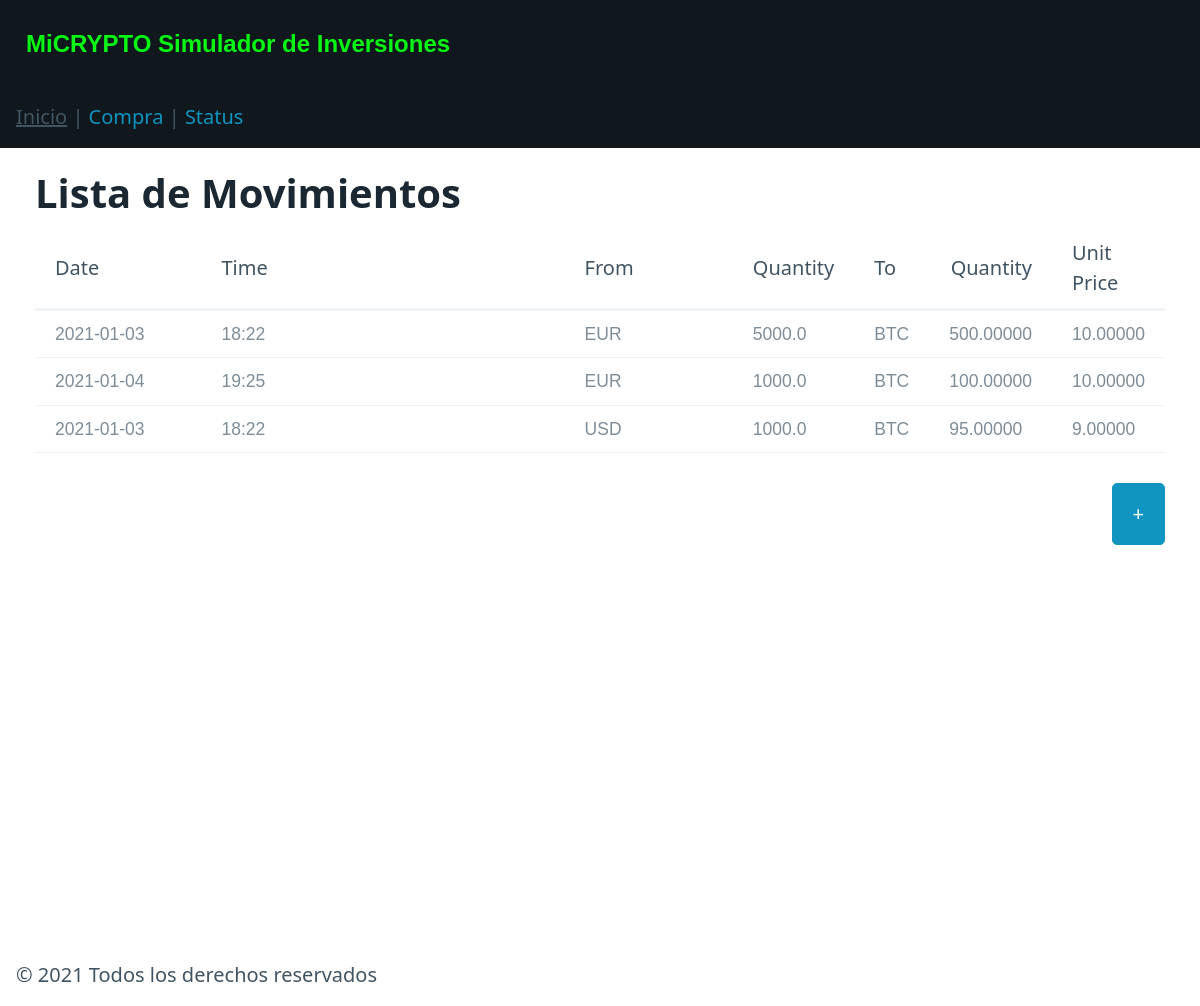
Before: / with the older database file.
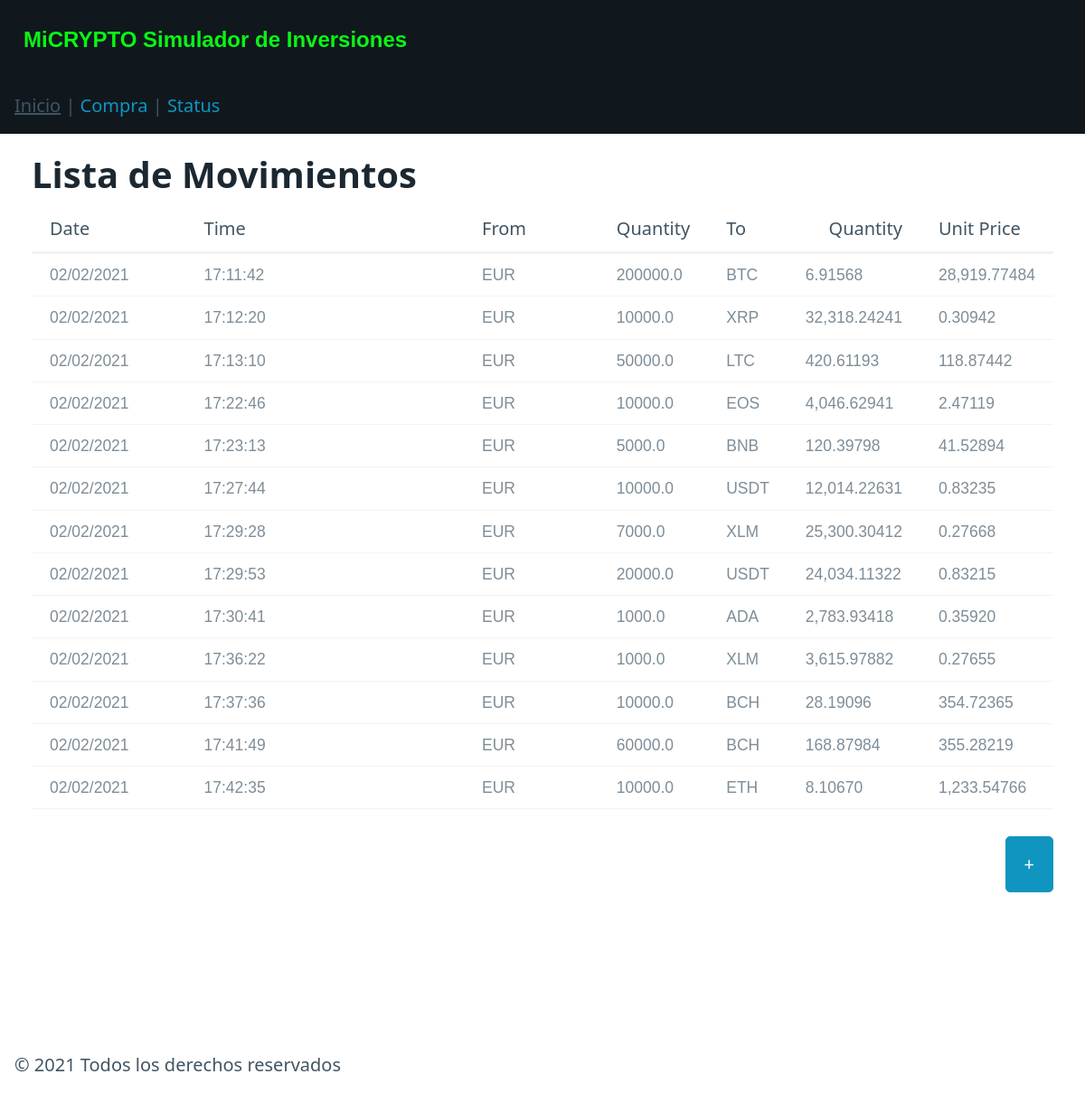
After: the same page with the newer database file.
### tables this page shows
CREATE TABLE "Movimientos" (
	"date"	TEXT NOT NULL,
	"time"	TEXT NOT NULL,
	"from_currency"	TEXT NOT NULL,
	"from_quantity"	REAL NOT NULL,
	"to_currency"	TEXT NOT NULL,
	"to_quantity"	REAL NOT NULL,
	"PU"	REAL NOT NULL
);

### movimientos/views.py (the view)
@app.route('/')
def listaMovimientos():
    try:
        ingresos = bbdd.dbconsulta('SELECT date, time, from_currency, from_quantity, to_currency, to_quantity, pu FROM movimientos')
        return render_template ('listaMovimientos.html', menu='listaMovimientos', ingresos=ingresos)
    except sqlite3.Error:
        ingresos = None
        errorDB = "an error has occurred in the database, try again in a few minutes"
        return render_template('listaMovimientos.html', menu='listaMovimientos', errorDB=errorDB, ingresos=ingresos)

### movimientos/bbdd.py (called while the page is built)
def dbconsulta(consulta, params=()):
    conn = sqlite3.connect(DBFILE)
    cursor = conn.cursor()
    cursor.execute(consulta, params)
    resultado= cursor.fetchall()
    if len(resultado) == 0:
        resultado = None
    conn.commit()
    conn.close()
    return resultado

### movimientos/templates/listaMovimientos.html (shortened to what this page needs)
{% extends 'base.html' %}
{% block contenido %}
    <h1 class="title">Lista de Movimientos </h1>
    <table WIDTH="80%" class="primary">
        <thead>
            <tr>
                <th class="Fecha">Date</th>
                <th class="Hora">Time</th>
                <th class="From">From</th>
                <th class="Quantity">Quantity</th>
                <th class="To">To</th>
                <th class="Quantity">Quantity</th>
                <th class="P.U.">Unit Price</th>
            </tr>
        </thead>
        <tbody>
        {% if not ingresos %}
            <tr>
                <td class="title_no_movimientos"> NO HAY MOVIMIENTOS </td>
            </tr>
        {% else %}
            {% for ingreso in ingresos  %}
            <tr class="movimientos">
                <td>{{ ingreso[0] }} </td>
                <td>{{ ingreso[1] }} </td>
                <td>{{ ingreso[2] }} </td>
                <td>{{ ingreso[3] }} </td>
                <td>{{ ingreso[4] }} </td>
                <td>{{ "{:,.5f}".format(ingreso[5]) }} </td>
                <td>{{ "{:,.5f}".format(ingreso[6]) }} </td>
            </tr>
            {% endfor %}
        {% endif %}
        </tbody>
        </table>
        <div class="title grid">
            <div class="title_button-new">
                <a role="button" href="/nuevacompra">+</a>
            </div>
        </div>
{% endblock %}

### movimientos/templates/base.html (shortened to what this page needs)
<!doctype html>
<html lang="en">
    <head>
        <link rel="stylesheet" href="/static/css/font-awesome.css">
        <link rel="stylesheet" href="/static/css/pico.css">
        <link rel="stylesheet" href="/static/css/styles.css">
    </head>
    <header data-theme="dark">
        <p class="header"> MiCRYPTO Simulador de Inversiones</p>
        {% if menu == 'listaMovimientos' %}
        <u class="title_text">Inicio</u> | <a href="/nuevacompra" class="title_text">Compra</a> | <a href="/status" class="title_text">Status </a>
        {% elif menu == 'nuevacompra' %}
        <a href="/" class="title_text">Inicio</a> | <u class="title_text">Compra</u> | <a href="/status" class="title_text">Status </a>
        {% elif menu == 'status'%}
        <a href="/" class="title_text">Inicio</a> | <a href="/nuevacompra" class="title_text">Compra</a> | <u class="title_text">Status </u>
        {% endif %}
    </header>
    <body>
        <section class="container">
            {% block contenido%}  {% endblock %}
        </section>
        <footer> &copy; 2021 Todos los derechos reservados</footer>
    </body>
</html>

### movimientos/static/css/styles.css (style rules this page uses)
body > header, body > main, body > footer { padding: 16px; }
header, footer { background-color: var(--background); }
.container { margin-top: 30px; min-height: calc(100vh - 194px); }
.header { font-family: Verdana, Geneva, Tahoma, sans-serif; background-color: rgb(#1c81e0); font-weight: bold; font-size: 1.2em; color: rgb(8, 248, 20); padding: 10px; display: grid; grid-template-columns: auto 25%; }
.title { line-height: 30px; margin: var(--button-spacing-horizontal) 0; }
.title_text { margin: var(--button-spacing-horizontal) 0; }
.title_button-new { display: flex; align-items: center; justify-content: flex-end; }
th.Fecha { width: 20%; }
th.Hora { width: 50%; }
th.From { width: 20%; }
th.To { width: 20%; }
th.Quantity, td.Quantity { width: 25%; text-align: right; }
.movimientos { font-family: Verdana, Geneva, Tahoma, sans-serif; background-color: rgb(#000000); font-weight: bold; font-size: 1.0em; color: rgb(0, 0, 0); padding: 10px; }

Changed rows visible on the page:
removed Movimientos: date "2021-01-03", time "18:22", from_currency "USD", from_quantity "1000.0", to_currency "BTC", to_quantity "95.00000", PU "9.00000"
added Movimientos: date "02/02/2021", time "17:11:42", from_currency "EUR", from_quantity "200000.0", to_currency "BTC", to_quantity "6.91568", PU "28,919.77484"
added Movimientos: date "02/02/2021", time "17:12:20", from_currency "EUR", from_quantity "10000.0", to_currency "XRP", to_quantity "32,318.24241", PU "0.30942"
added Movimientos: date "02/02/2021", time "17:13:10", from_currency "EUR", from_quantity "50000.0", to_currency "LTC", to_quantity "420.61193", PU "118.87442"
added Movimientos: date "02/02/2021", time "17:22:46", from_currency "EUR", from_quantity "10000.0", to_currency "EOS", to_quantity "4,046.62941", PU "2.47119"
added Movimientos: date "02/02/2021", time "17:23:13", from_currency "EUR", from_quantity "5000.0", to_currency "BNB", to_quantity "120.39798", PU "41.52894"
added Movimientos: date "02/02/2021", time "17:27:44", from_currency "EUR", from_quantity "10000.0", to_currency "USDT", to_quantity "12,014.22631", PU "0.83235"
added Movimientos: date "02/02/2021", time "17:29:28", from_currency "EUR", from_quantity "7000.0", to_currency "XLM", to_quantity "25,300.30412", PU "0.27668"
added Movimientos: date "02/02/2021", time "17:29:53", from_currency "EUR", from_quantity "20000.0", to_currency "USDT", to_quantity "24,034.11322", PU "0.83215"
added Movimientos: date "02/02/2021", time "17:30:41", from_currency "EUR", from_quantity "1000.0", to_currency "ADA", to_quantity "2,783.93418", PU "0.35920"
added Movimientos: date "02/02/2021", time "17:36:22", from_currency "EUR", from_quantity "1000.0", to_currency "XLM", to_quantity "3,615.97882", PU "0.27655"
added Movimientos: date "02/02/2021", time "17:37:36", from_currency "EUR", from_quantity "10000.0", to_currency "BCH", to_quantity "28.19096", PU "354.72365"
changed Movimientos (number 12 of 13 on the later page): date "2021-01-03" → "02/02/2021"; time "18:22" → "17:41:49"; from_quantity "5000.0" → "60000.0"; to_currency "BTC" → "BCH"; to_quantity "500.00000" → "168.87984"; PU "10.00000" → "355.28219"
changed Movimientos: date "2021-01-04" → "02/02/2021"; time "19:25" → "17:42:35"; from_quantity "1000.0" → "10000.0"; to_currency "BTC" → "ETH"; to_quantity "100.00000" → "8.10670"; PU "10.00000" → "1,233.54766"
